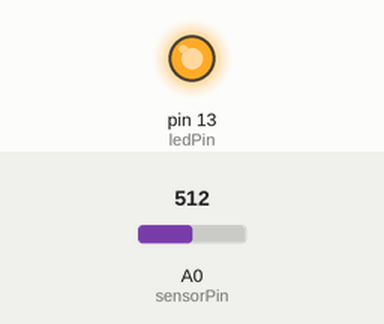
This sketch was run on a simulated Arduino Uno, built with avr-gcc and run on an emulated ATmega328P. Parts: output pins drawn as LEDs (lit = HIGH). The test bench sets the inputs (shaded band); at power-on: A0 (sensorPin) = 512.

Above: at 1.2 s.
1.3 s: A0 (sensorPin) set to 528
At 2.5 s:
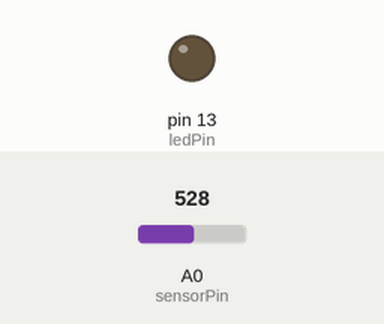
2.8 s: A0 (sensorPin) set to 511
At 3.8 s:
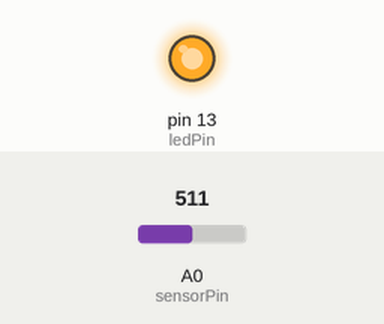
4.3 s: A0 (sensorPin) set to 716
At 5.0 s:
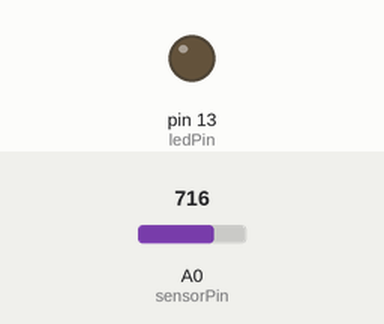
Timing chart, 0 to 7.3 s (numbered marks = the images above; inputs shaded):
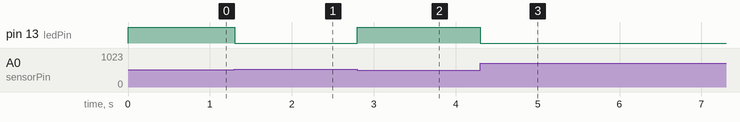

The sketch:

lab_2_ex_41.ino
```cpp
const int sensorPin = A0;
const int ledPin = 13;
int lightCal;
int lightVal;

void setup() {
  pinMode(sensorPin,INPUT);
  pinMode(ledPin,OUTPUT);

  lightCal = analogRead(sensorPin);
}

void loop() {
  lightVal = analogRead(sensorPin);
  Serial.println(lightVal);
  //analogWrite(ledPin, map(lightVal, 0, 1023, 0, 255));

  if (lightVal <= lightCal) {
  	digitalWrite(ledPin, HIGH);
  }
  else {
  	digitalWrite(ledPin, LOW);
  }
}
```

Measured:
- the behaviour switches between 512 and 513 on A0 (sensorPin) (found by bisection; images 0 and 1)
- after the input at 1.3 s, pin 13 (ledPin): HIGH → LOW at once
- after the input at 2.8 s, pin 13 (ledPin): LOW → HIGH at once
- after the input at 4.3 s, pin 13 (ledPin): HIGH → LOW at once
